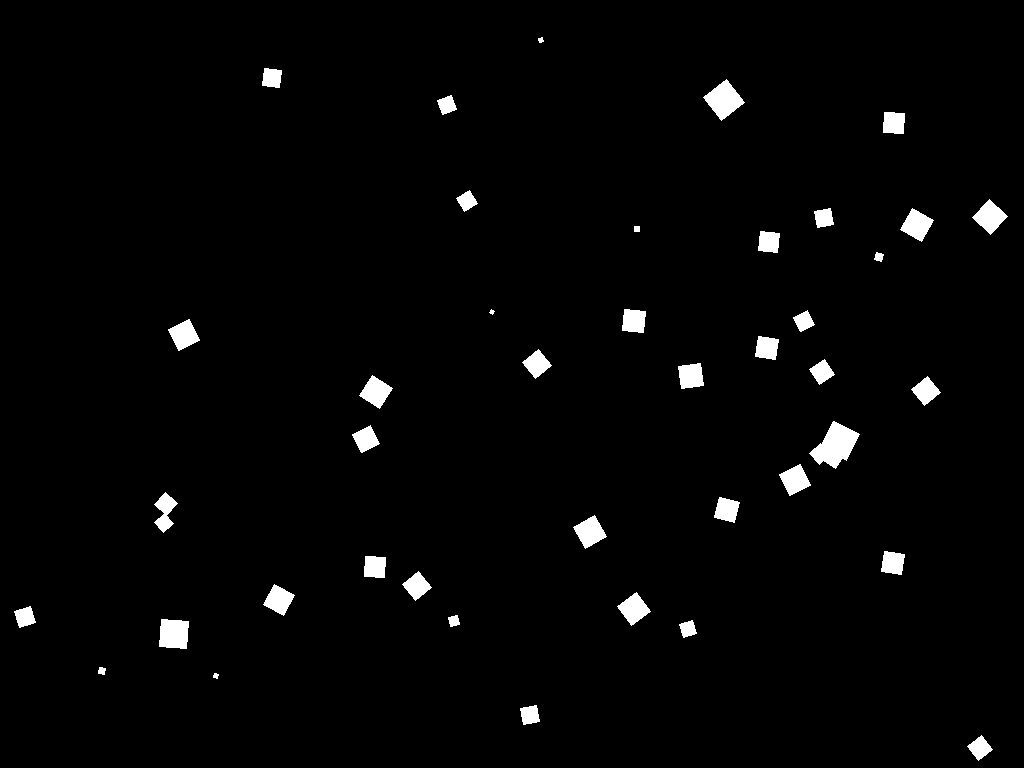
#> input picture tasks/task-03/images/test_01.png, 1024 x 768 px; its folder holds only this picture in this run
$ python sample_1.py
#> lines starting #> are read from the running program, lines starting #| are printed output that depends on the picture; after the words box and inside, x2 and y2 are one past the last pixel; in counts of white or black regions, pixels touching at a corner belong together
import cv2
import numpy as np
import matplotlib.pyplot as plt
import matplotlib.lines as mlines


def line_detection_vectorized(image, edge_image, num_rhos=180, num_thetas=180, t_count=220):
    edge_height, edge_width = edge_image.shape[:2]
    edge_height_half, edge_width_half = edge_height / 2, edge_width / 2
    #
    d = np.sqrt(np.square(edge_height) + np.square(edge_width))
    dtheta = 180 / num_thetas
    drho = (2 * d) / num_rhos
    #
    thetas = np.arange(0, 180, step=dtheta)
    rhos = np.arange(-d, d, step=drho)
    #
    cos_thetas = np.cos(np.deg2rad(thetas))
    sin_thetas = np.sin(np.deg2rad(thetas))
    #
    accumulator = np.zeros((len(rhos), len(rhos)))
    #
    figure = plt.figure(figsize=(12, 12))
    subplot1 = figure.add_subplot(1, 4, 1)
    subplot1.imshow(image)
    subplot2 = figure.add_subplot(1, 4, 2)
    subplot2.imshow(edge_image, cmap="gray")
    subplot3 = figure.add_subplot(1, 4, 3)
    subplot3.set_facecolor((0, 0, 0))
    subplot4 = figure.add_subplot(1, 4, 4)
    subplot4.imshow(image)
    #
    edge_points = np.argwhere(edge_image != 0)
    edge_points = edge_points - np.array([[edge_height_half, edge_width_half]])
    #
    rho_values = np.matmul(edge_points, np.array([sin_thetas, cos_thetas]))
    #
    accumulator, theta_vals, rho_vals = np.histogram2d(
        np.tile(thetas, rho_values.shape[0]),
        rho_values.ravel(),
        bins=[thetas, rhos]
    )
    accumulator = np.transpose(accumulator)
    lines = np.argwhere(accumulator > t_count)
    rho_idxs, theta_idxs = lines[:, 0], lines[:, 1]
    r, t = rhos[rho_idxs], thetas[theta_idxs]

    for ys in rho_values:
        subplot3.plot(thetas, ys, color="white", alpha=0.05)

    subplot3.plot([t], [r], color="yellow", marker='o')

    for line in lines:
        y, x = line
        rho = rhos[y]
        theta = thetas[x]
        a = np.cos(np.deg2rad(theta))
        b = np.sin(np.deg2rad(theta))
        x0 = (a * rho) + edge_width_half
        y0 = (b * rho) + edge_height_half
        x1 = int(x0 + 1000 * (-b))
        y1 = int(y0 + 1000 * (a))
        x2 = int(x0 - 1000 * (-b))
        y2 = int(y0 - 1000 * (a))
        subplot3.plot([theta], [rho], marker='o', color="yellow")
        subplot4.add_line(mlines.Line2D([x1, x2], [y1, y2]))

    subplot3.invert_yaxis()
    subplot3.invert_xaxis()

    subplot1.title.set_text("Original Image")
    subplot2.title.set_text("Edge Image")
    subplot3.title.set_text("Hough Space")
    subplot4.title.set_text("Detected Lines")
    plt.show()
    return accumulator, rhos, thetas


if __name__ == "__main__":
    for i in range(1):
        imagename = f"images/test_0{i + 1}.png"
        print(imagename)
        image = cv2.imread(imagename)
#> image is the input picture: shape (768, 1024, 3); 2.2% white; 41 white regions, largest, box (x1, y1, x2, y2) and area: (809, 421, 860, 469) 1275, (703, 79, 745, 121) 900, (159, 619, 189, 649) 788
        edge_image = cv2.cvtColor(image, cv2.COLOR_BGR2GRAY)
        edge_image = cv2.GaussianBlur(edge_image, (3, 3), 1)
        edge_image = cv2.Canny(edge_image, 100, 200)
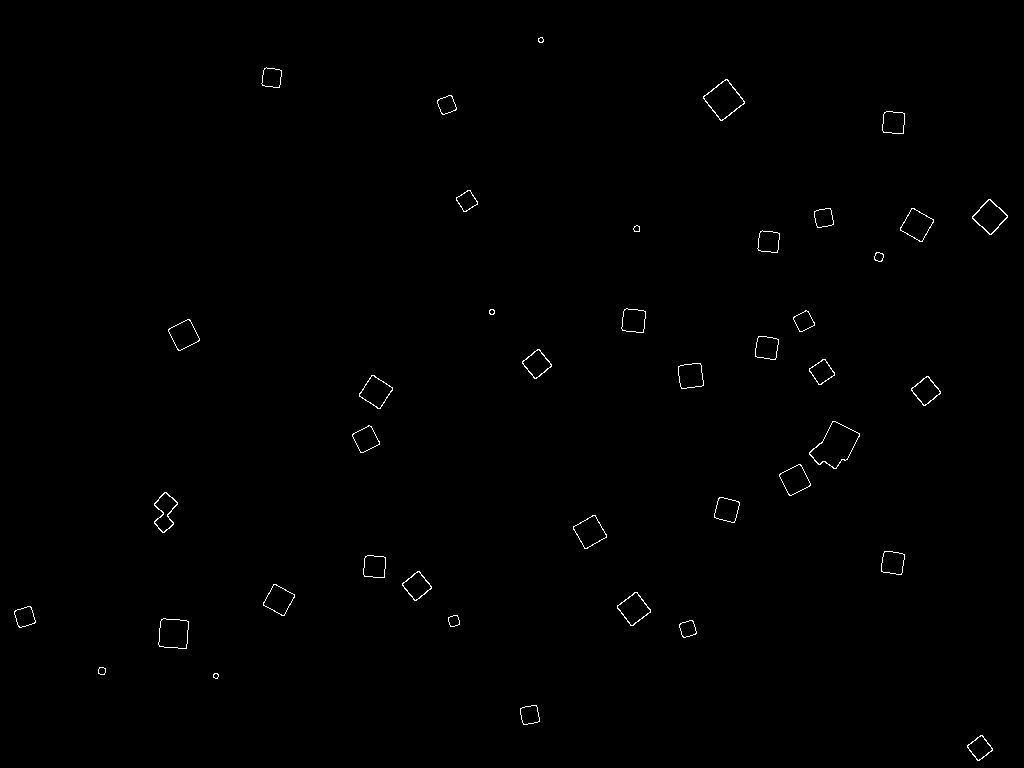
#> edge_image: shape (768, 1024); 0.42% white in thin lines or dots
        edge_image = cv2.dilate(
            edge_image,
            cv2.getStructuringElement(cv2.MORPH_RECT, (5, 5)),
            iterations=1
        )
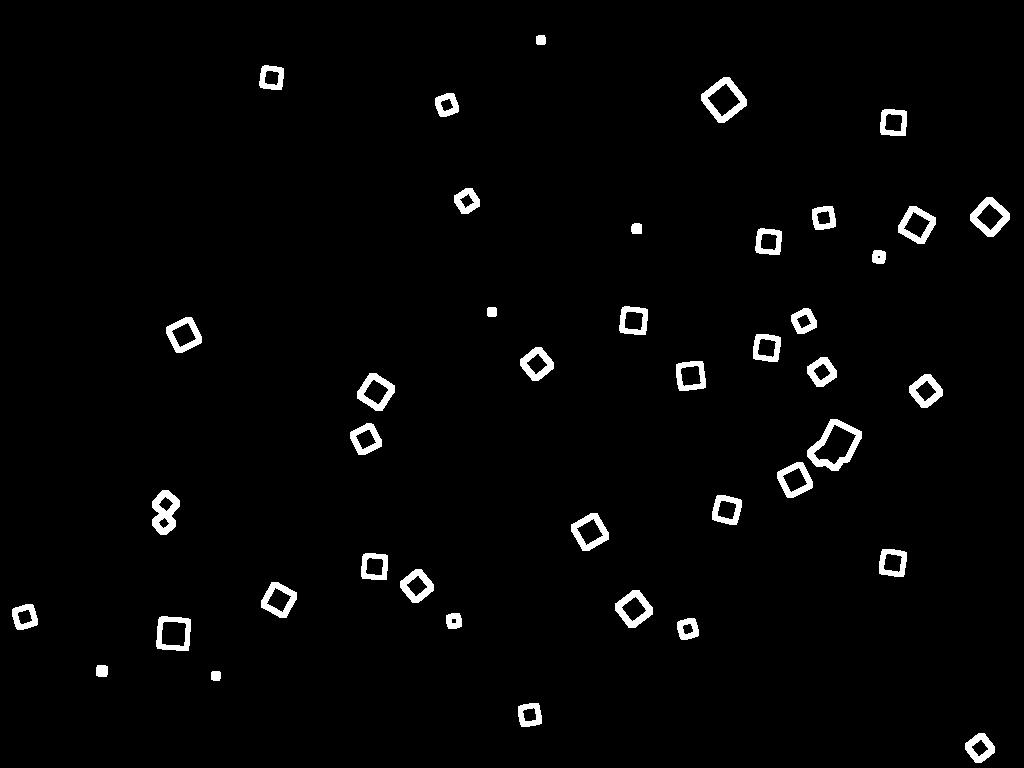
#> edge_image: shape (768, 1024); 2.4% white; 41 white regions, largest, box (x1, y1, x2, y2) and area: (807, 419, 862, 471) 949, (701, 77, 747, 123) 788, (152, 490, 180, 535) 736
        edge_image = cv2.erode(
            edge_image,
            cv2.getStructuringElement(cv2.MORPH_RECT, (5, 5)),
            iterations=1
        )
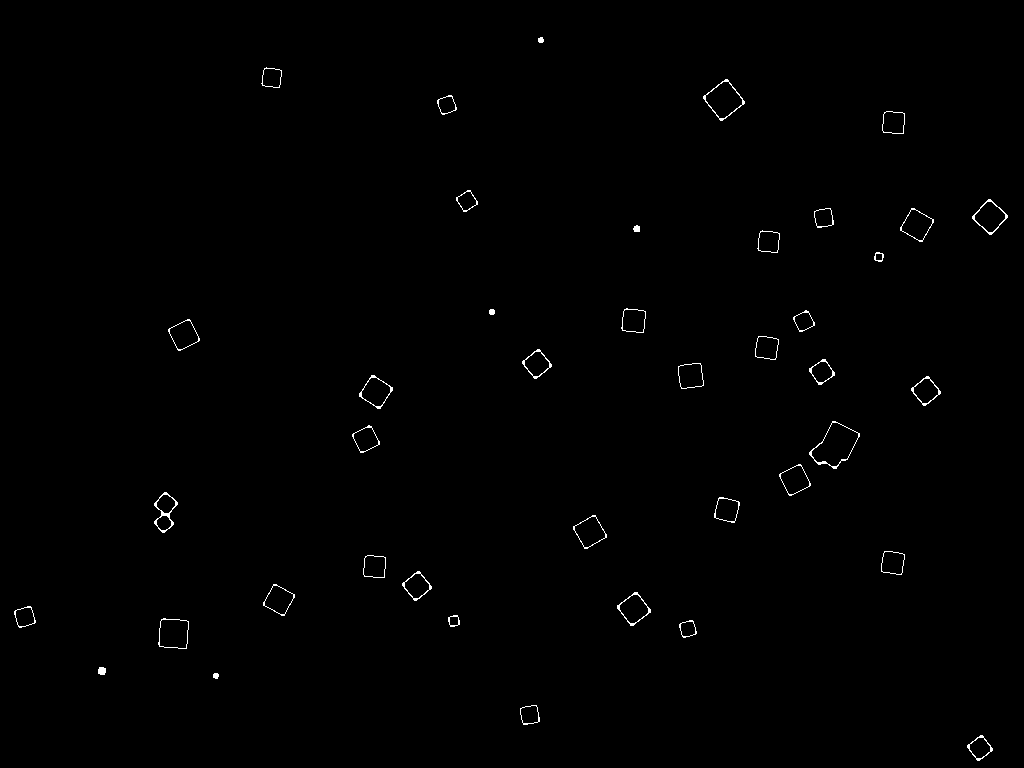
#> edge_image: shape (768, 1024); 0.48% white in thin lines or dots
        line_detection_vectorized(image, edge_image)
#> in line_detection_vectorized, `edge_points = np.argwhere(edge_image != 0)`: edge_points = 3799 pairs, first value 37 to 760, second value 14 to 1007
#> in line_detection_vectorized, `edge_points = edge_points - np.array([[edge_height_half, edge_width_ha..`: edge_points = 3799 pairs, first value -347 to 376, second value -498 to 495
#> in line_detection_vectorized, `rho_values = np.matmul(edge_points, np.array([sin_thetas, cos_thetas]))`:
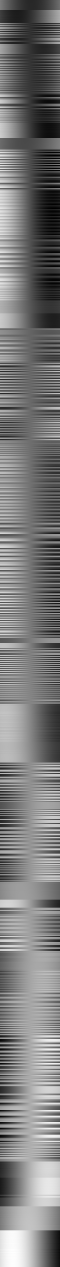
#> rho_values: shape (3799, 180) float64 (shown at 1/3 size); min -523.1, max 603.6, mean 19.7; drawn with min black and max white
#> in line_detection_vectorized, `accumulator, theta_vals, rho_vals = np.histogram2d( np.tile(thetas, rh..`:
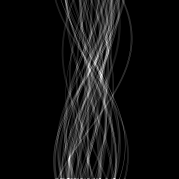
#> accumulator: shape (179, 179) float64; min 0, max 333, mean 21.3; drawn with min black and max white
#> in line_detection_vectorized, `accumulator, theta_vals, rho_vals = np.histogram2d( np.tile(thetas, rh..`: theta_vals = 180 values from 0 to 179; rho_vals = 180 values from -1280 to 1265.8
#> in line_detection_vectorized, `accumulator = np.transpose(accumulator)`:
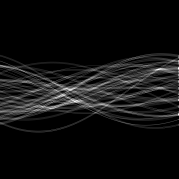
#> accumulator: shape (179, 179) float64; min 0, max 333, mean 21.3; drawn with min black and max white
#> in line_detection_vectorized, `lines = np.argwhere(accumulator > t_count)`: lines = 83 pairs, first value 61 to 114, second value 41 to 178
#> in line_detection_vectorized, `rho_idxs, theta_idxs = lines[:, 0], lines[:, 1]`: rho_idxs = 83 values from 61 to 114; theta_idxs = 83 values, max 178 at index 0, min 41 at index 72, mean 91.71
#> in line_detection_vectorized, `r, t = rhos[rho_idxs], thetas[theta_idxs]`: r = 83 values from -412.4 to 341.3; t has the same summary as theta_idxs
#> the loop in line_detection_vectorized, `for line in lines:` made 83 passes
#> (y, x, rho, theta, a, b, x0, y0) on passes 1 to 12: (61, 178, -412.4, 178, -0.999, 0.0349, 924.2, 369.6), (67, 178, -327.1, 178, -0.999, 0.0349, 838.9, 372.6), (68, 159, -312.9, 159, -0.934, 0.358, 804.1, 271.9), (68, 160, -312.9, 160, -0.94, 0.342, 806, 277), (68, 161, -312.9, 161, -0.946, 0.326, 807.8, 282.1), (68, 178, -312.9, 178, -0.999, 0.0349, 824.7, 373.1), (69, 156, -298.7, 156, -0.914, 0.407, 784.8, 262.5), (69, 157, -298.7, 157, -0.921, 0.391, 786.9, 267.3), (69, 158, -298.7, 158, -0.927, 0.375, 788.9, 272.1), (69, 159, -298.7, 159, -0.934, 0.358, 790.8, 277), (69, 160, -298.7, 160, -0.94, 0.342, 792.7, 281.8), (69, 161, -298.7, 161, -0.946, 0.326, 794.4, 286.8)
#> line on passes 59 to 60: [100, 77], [100, 178]
#> in line_detection_vectorized, `plt.show()`:
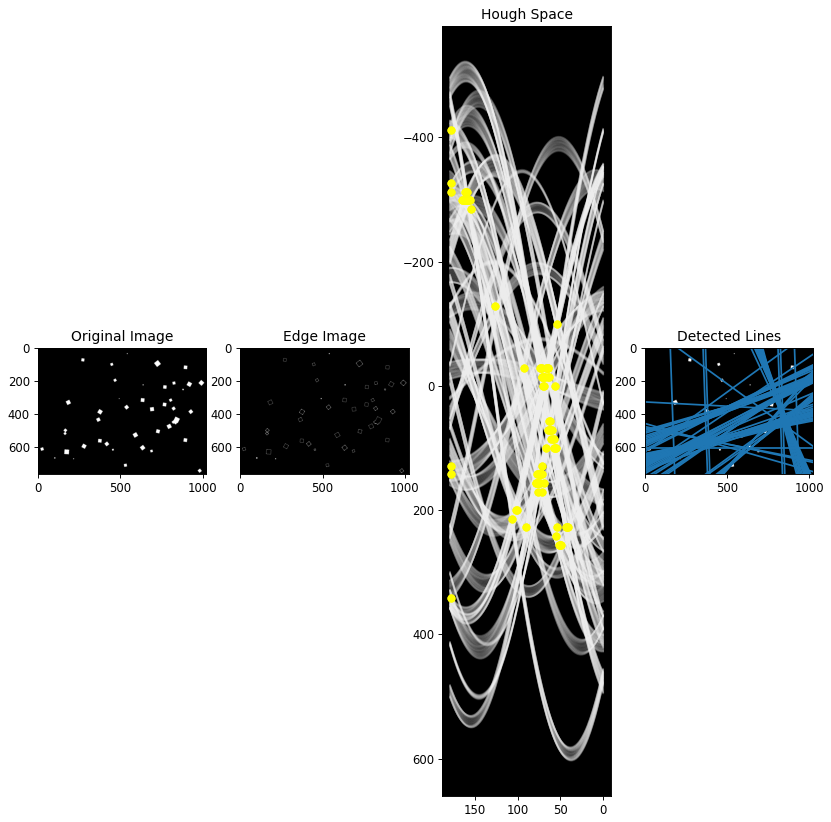
#> figure drawn by matplotlib, 4 panels; panel 3: curve peaks at x = 0, y = 28; panel 3: curve peaks at x = 0, y = 29; panel 3: curve peaks at x = 0, y = 30
